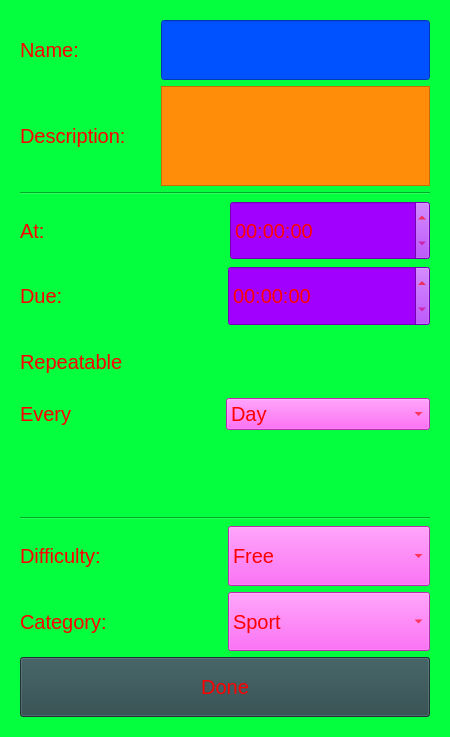
<?xml version="1.0" encoding="UTF-8"?>
<ui version="4.0">
 <class>add_task_popup</class>
 <widget class="QWidget" name="add_task_popup">
  <property name="geometry">
   <rect>
    <x>0</x>
    <y>0</y>
    <width>450</width>
    <height>737</height>
   </rect>
  </property>
  <property name="sizePolicy">
   <sizepolicy hsizetype="Fixed" vsizetype="Preferred">
    <horstretch>0</horstretch>
    <verstretch>0</verstretch>
   </sizepolicy>
  </property>
  <property name="minimumSize">
   <size>
    <width>450</width>
    <height>0</height>
   </size>
  </property>
  <property name="maximumSize">
   <size>
    <width>450</width>
    <height>16000</height>
   </size>
  </property>
  <property name="windowTitle">
   <string>Form</string>
  </property>
  <property name="styleSheet">
   <string notr="true">*  {
background-color: rgb(3, 255, 62);;
color: rgb(255, 0, 0);
}

QLineEdit {
	background-color: rgb(0, 81, 255);
}

QTextEdit {
	background-color: rgb(255, 141, 10);
}

QComboBox {
	background-color: rgb(255, 64, 245);
}

QTimeEdit{
	background-color: rgb(161, 0, 255);
}

QPushButton{
	background-color: rgb(42, 71, 74);
}
</string>
  </property>
  <layout class="QVBoxLayout" name="verticalLayout_2" stretch="1,1,0,1,1,1,1,0,1,1,1">
   <property name="leftMargin">
    <number>20</number>
   </property>
   <property name="topMargin">
    <number>20</number>
   </property>
   <property name="rightMargin">
    <number>20</number>
   </property>
   <property name="bottomMargin">
    <number>20</number>
   </property>
   <item>
    <layout class="QHBoxLayout" name="name_layout" stretch="1,2">
     <item>
      <widget class="QLabel" name="name_label">
       <property name="sizePolicy">
        <sizepolicy hsizetype="Preferred" vsizetype="Minimum">
         <horstretch>0</horstretch>
         <verstretch>0</verstretch>
        </sizepolicy>
       </property>
       <property name="font">
        <font>
         <pointsize>15</pointsize>
        </font>
       </property>
       <property name="text">
        <string>Name: </string>
       </property>
      </widget>
     </item>
     <item>
      <widget class="QLineEdit" name="name_edit">
       <property name="sizePolicy">
        <sizepolicy hsizetype="Expanding" vsizetype="Minimum">
         <horstretch>0</horstretch>
         <verstretch>0</verstretch>
        </sizepolicy>
       </property>
       <property name="font">
        <font>
         <pointsize>15</pointsize>
        </font>
       </property>
       <property name="styleSheet">
        <string notr="true"/>
       </property>
      </widget>
     </item>
    </layout>
   </item>
   <item>
    <layout class="QHBoxLayout" name="description_layout" stretch="1,2">
     <item>
      <widget class="QLabel" name="description_label">
       <property name="sizePolicy">
        <sizepolicy hsizetype="Preferred" vsizetype="Minimum">
         <horstretch>0</horstretch>
         <verstretch>0</verstretch>
        </sizepolicy>
       </property>
       <property name="font">
        <font>
         <pointsize>15</pointsize>
        </font>
       </property>
       <property name="text">
        <string>Description: </string>
       </property>
      </widget>
     </item>
     <item>
      <widget class="QTextEdit" name="description_edit">
       <property name="sizePolicy">
        <sizepolicy hsizetype="Preferred" vsizetype="Minimum">
         <horstretch>0</horstretch>
         <verstretch>0</verstretch>
        </sizepolicy>
       </property>
       <property name="maximumSize">
        <size>
         <width>16777215</width>
         <height>100</height>
        </size>
       </property>
       <property name="font">
        <font>
         <pointsize>15</pointsize>
        </font>
       </property>
       <property name="styleSheet">
        <string notr="true"/>
       </property>
      </widget>
     </item>
    </layout>
   </item>
   <item>
    <widget class="Line" name="line">
     <property name="orientation">
      <enum>Qt::Orientation::Horizontal</enum>
     </property>
    </widget>
   </item>
   <item>
    <layout class="QHBoxLayout" name="at_layout" stretch="1,1">
     <item>
      <widget class="QLabel" name="at_layout_2">
       <property name="sizePolicy">
        <sizepolicy hsizetype="Preferred" vsizetype="Minimum">
         <horstretch>0</horstretch>
         <verstretch>0</verstretch>
        </sizepolicy>
       </property>
       <property name="font">
        <font>
         <pointsize>15</pointsize>
        </font>
       </property>
       <property name="text">
        <string>At: </string>
       </property>
      </widget>
     </item>
     <item>
      <widget class="QTimeEdit" name="at_timeedit">
       <property name="sizePolicy">
        <sizepolicy hsizetype="Minimum" vsizetype="Minimum">
         <horstretch>0</horstretch>
         <verstretch>0</verstretch>
        </sizepolicy>
       </property>
       <property name="maximumSize">
        <size>
         <width>200</width>
         <height>16777215</height>
        </size>
       </property>
       <property name="font">
        <font>
         <pointsize>15</pointsize>
        </font>
       </property>
       <property name="styleSheet">
        <string notr="true"/>
       </property>
      </widget>
     </item>
    </layout>
   </item>
   <item>
    <layout class="QHBoxLayout" name="due_layout" stretch="1,1">
     <item>
      <widget class="QLabel" name="due_label">
       <property name="sizePolicy">
        <sizepolicy hsizetype="Preferred" vsizetype="Minimum">
         <horstretch>0</horstretch>
         <verstretch>0</verstretch>
        </sizepolicy>
       </property>
       <property name="font">
        <font>
         <pointsize>15</pointsize>
        </font>
       </property>
       <property name="text">
        <string>Due: </string>
       </property>
      </widget>
     </item>
     <item>
      <widget class="QTimeEdit" name="due_timeedit">
       <property name="sizePolicy">
        <sizepolicy hsizetype="Minimum" vsizetype="Minimum">
         <horstretch>0</horstretch>
         <verstretch>0</verstretch>
        </sizepolicy>
       </property>
       <property name="font">
        <font>
         <pointsize>15</pointsize>
        </font>
       </property>
       <property name="styleSheet">
        <string notr="true"/>
       </property>
      </widget>
     </item>
    </layout>
   </item>
   <item>
    <layout class="QHBoxLayout" name="repeatable_layout" stretch="1,1">
     <item>
      <widget class="QLabel" name="repeatable_label">
       <property name="sizePolicy">
        <sizepolicy hsizetype="Preferred" vsizetype="Minimum">
         <horstretch>0</horstretch>
         <verstretch>0</verstretch>
        </sizepolicy>
       </property>
       <property name="font">
        <font>
         <pointsize>15</pointsize>
        </font>
       </property>
       <property name="text">
        <string>Repeatable</string>
       </property>
      </widget>
     </item>
     <item>
      <widget class="QWidget" name="rep_switch" native="true">
       <property name="sizePolicy">
        <sizepolicy hsizetype="Preferred" vsizetype="Minimum">
         <horstretch>0</horstretch>
         <verstretch>0</verstretch>
        </sizepolicy>
       </property>
       <property name="font">
        <font>
         <pointsize>15</pointsize>
        </font>
       </property>
      </widget>
     </item>
    </layout>
   </item>
   <item>
    <widget class="QWidget" name="repeatable_widget" native="true">
     <property name="enabled">
      <bool>true</bool>
     </property>
     <property name="sizePolicy">
      <sizepolicy hsizetype="Preferred" vsizetype="Minimum">
       <horstretch>0</horstretch>
       <verstretch>0</verstretch>
      </sizepolicy>
     </property>
     <property name="font">
      <font>
       <pointsize>15</pointsize>
      </font>
     </property>
     <layout class="QVBoxLayout" name="verticalLayout" stretch="1,1">
      <property name="leftMargin">
       <number>0</number>
      </property>
      <property name="topMargin">
       <number>0</number>
      </property>
      <property name="rightMargin">
       <number>0</number>
      </property>
      <property name="bottomMargin">
       <number>0</number>
      </property>
      <item>
       <layout class="QHBoxLayout" name="evety_layout" stretch="1,1">
        <item>
         <widget class="QLabel" name="every_label">
          <property name="sizePolicy">
           <sizepolicy hsizetype="Preferred" vsizetype="Minimum">
            <horstretch>0</horstretch>
            <verstretch>0</verstretch>
           </sizepolicy>
          </property>
          <property name="maximumSize">
           <size>
            <width>200</width>
            <height>16777215</height>
           </size>
          </property>
          <property name="font">
           <font>
            <pointsize>15</pointsize>
           </font>
          </property>
          <property name="text">
           <string>Every </string>
          </property>
         </widget>
        </item>
        <item>
         <widget class="QComboBox" name="every_box">
          <property name="sizePolicy">
           <sizepolicy hsizetype="Preferred" vsizetype="Minimum">
            <horstretch>0</horstretch>
            <verstretch>0</verstretch>
           </sizepolicy>
          </property>
          <property name="maximumSize">
           <size>
            <width>16777215</width>
            <height>16777215</height>
           </size>
          </property>
          <property name="font">
           <font>
            <pointsize>15</pointsize>
           </font>
          </property>
          <property name="styleSheet">
           <string notr="true"/>
          </property>
          <item>
           <property name="text">
            <string>Day</string>
           </property>
          </item>
          <item>
           <property name="text">
            <string>Few Days</string>
           </property>
          </item>
          <item>
           <property name="text">
            <string>Week</string>
           </property>
          </item>
          <item>
           <property name="text">
            <string>Mounth</string>
           </property>
          </item>
          <item>
           <property name="text">
            <string>Year</string>
           </property>
          </item>
         </widget>
        </item>
       </layout>
      </item>
      <item>
       <widget class="QStackedWidget" name="every_stack">
        <property name="sizePolicy">
         <sizepolicy hsizetype="Preferred" vsizetype="Minimum">
          <horstretch>0</horstretch>
          <verstretch>0</verstretch>
         </sizepolicy>
        </property>
        <property name="minimumSize">
         <size>
          <width>0</width>
          <height>75</height>
         </size>
        </property>
        <property name="maximumSize">
         <size>
          <width>16777215</width>
          <height>16777215</height>
         </size>
        </property>
        <property name="font">
         <font>
          <pointsize>15</pointsize>
         </font>
        </property>
        <property name="styleSheet">
         <string notr="true">QPushButton{
background-color: rgba(255, 255, 255, 0);
border: 2px solid white;
border-radius: 25px;
}</string>
        </property>
        <property name="currentIndex">
         <number>0</number>
        </property>
        <widget class="QWidget" name="day">
         <property name="minimumSize">
          <size>
           <width>1</width>
           <height>0</height>
          </size>
         </property>
         <property name="maximumSize">
          <size>
           <width>16777215</width>
           <height>1</height>
          </size>
         </property>
         <layout class="QHBoxLayout" name="horizontalLayout_3"/>
        </widget>
        <widget class="QWidget" name="few_days">
         <layout class="QHBoxLayout" name="horizontalLayout_2">
          <item>
           <widget class="QLabel" name="few_days_label">
            <property name="sizePolicy">
             <sizepolicy hsizetype="Preferred" vsizetype="Minimum">
              <horstretch>0</horstretch>
              <verstretch>0</verstretch>
             </sizepolicy>
            </property>
            <property name="font">
             <font>
              <pointsize>15</pointsize>
             </font>
            </property>
            <property name="text">
             <string>How many days? </string>
            </property>
           </widget>
          </item>
          <item>
           <widget class="QLineEdit" name="few_days_edit">
            <property name="sizePolicy">
             <sizepolicy hsizetype="Expanding" vsizetype="Minimum">
              <horstretch>0</horstretch>
              <verstretch>0</verstretch>
             </sizepolicy>
            </property>
            <property name="font">
             <font>
              <pointsize>15</pointsize>
             </font>
            </property>
            <property name="styleSheet">
             <string notr="true"/>
            </property>
           </widget>
          </item>
         </layout>
        </widget>
        <widget class="QWidget" name="week">
         <layout class="QHBoxLayout" name="horizontalLayout_5">
          <item>
           <widget class="QPushButton" name="mon">
            <property name="sizePolicy">
             <sizepolicy hsizetype="Preferred" vsizetype="Fixed">
              <horstretch>0</horstretch>
              <verstretch>0</verstretch>
             </sizepolicy>
            </property>
            <property name="maximumSize">
             <size>
              <width>50</width>
              <height>50</height>
             </size>
            </property>
            <property name="font">
             <font>
              <pointsize>15</pointsize>
             </font>
            </property>
            <property name="text">
             <string>Mon</string>
            </property>
           </widget>
          </item>
          <item>
           <widget class="QPushButton" name="tue">
            <property name="sizePolicy">
             <sizepolicy hsizetype="Preferred" vsizetype="Fixed">
              <horstretch>0</horstretch>
              <verstretch>0</verstretch>
             </sizepolicy>
            </property>
            <property name="maximumSize">
             <size>
              <width>50</width>
              <height>50</height>
             </size>
            </property>
            <property name="font">
             <font>
              <pointsize>15</pointsize>
             </font>
            </property>
            <property name="text">
             <string>Tue</string>
            </property>
           </widget>
          </item>
          <item>
           <widget class="QPushButton" name="wed">
            <property name="sizePolicy">
             <sizepolicy hsizetype="Preferred" vsizetype="Fixed">
              <horstretch>0</horstretch>
              <verstretch>0</verstretch>
             </sizepolicy>
            </property>
            <property name="maximumSize">
             <size>
              <width>50</width>
              <height>50</height>
             </size>
            </property>
            <property name="font">
             <font>
              <pointsize>15</pointsize>
             </font>
            </property>
            <property name="text">
             <string>Wed</string>
            </property>
           </widget>
          </item>
          <item>
           <widget class="QPushButton" name="thu">
            <property name="sizePolicy">
             <sizepolicy hsizetype="Preferred" vsizetype="Fixed">
              <horstretch>0</horstretch>
              <verstretch>0</verstretch>
             </sizepolicy>
            </property>
            <property name="maximumSize">
             <size>
              <width>50</width>
              <height>50</height>
             </size>
            </property>
            <property name="font">
             <font>
              <pointsize>15</pointsize>
             </font>
            </property>
            <property name="text">
             <string>Thu</string>
            </property>
           </widget>
          </item>
          <item>
           <widget class="QPushButton" name="fri">
            <property name="sizePolicy">
             <sizepolicy hsizetype="Preferred" vsizetype="Fixed">
              <horstretch>0</horstretch>
              <verstretch>0</verstretch>
             </sizepolicy>
            </property>
            <property name="maximumSize">
             <size>
              <width>50</width>
              <height>50</height>
             </size>
            </property>
            <property name="font">
             <font>
              <pointsize>15</pointsize>
             </font>
            </property>
            <property name="text">
             <string>Fri</string>
            </property>
           </widget>
          </item>
          <item>
           <widget class="QPushButton" name="sat">
            <property name="sizePolicy">
             <sizepolicy hsizetype="Preferred" vsizetype="Fixed">
              <horstretch>0</horstretch>
              <verstretch>0</verstretch>
             </sizepolicy>
            </property>
            <property name="maximumSize">
             <size>
              <width>50</width>
              <height>50</height>
             </size>
            </property>
            <property name="font">
             <font>
              <pointsize>15</pointsize>
             </font>
            </property>
            <property name="text">
             <string>Sat</string>
            </property>
           </widget>
          </item>
          <item>
           <widget class="QPushButton" name="sun">
            <property name="sizePolicy">
             <sizepolicy hsizetype="Preferred" vsizetype="Fixed">
              <horstretch>1</horstretch>
              <verstretch>0</verstretch>
             </sizepolicy>
            </property>
            <property name="maximumSize">
             <size>
              <width>50</width>
              <height>50</height>
             </size>
            </property>
            <property name="font">
             <font>
              <pointsize>15</pointsize>
             </font>
            </property>
            <property name="styleSheet">
             <string notr="true">background-color: rgba(255, 255, 255, 0);
border: 2px solid white;
border-radius: 25px;</string>
            </property>
            <property name="text">
             <string>Sin</string>
            </property>
           </widget>
          </item>
         </layout>
        </widget>
        <widget class="QWidget" name="mounth">
         <layout class="QHBoxLayout" name="horizontalLayout_4" stretch="1,1">
          <item>
           <widget class="QLabel" name="label">
            <property name="font">
             <font>
              <pointsize>15</pointsize>
             </font>
            </property>
            <property name="text">
             <string>On day: </string>
            </property>
           </widget>
          </item>
          <item>
           <widget class="QLineEdit" name="day_edit_2">
            <property name="sizePolicy">
             <sizepolicy hsizetype="Expanding" vsizetype="Preferred">
              <horstretch>0</horstretch>
              <verstretch>0</verstretch>
             </sizepolicy>
            </property>
            <property name="styleSheet">
             <string notr="true"/>
            </property>
           </widget>
          </item>
         </layout>
        </widget>
        <widget class="QWidget" name="year">
         <layout class="QHBoxLayout" name="horizontalLayout_6">
          <item>
           <widget class="QLineEdit" name="day_edit">
            <property name="sizePolicy">
             <sizepolicy hsizetype="Expanding" vsizetype="Preferred">
              <horstretch>0</horstretch>
              <verstretch>0</verstretch>
             </sizepolicy>
            </property>
            <property name="maximumSize">
             <size>
              <width>200</width>
              <height>16777215</height>
             </size>
            </property>
            <property name="font">
             <font>
              <pointsize>20</pointsize>
             </font>
            </property>
            <property name="styleSheet">
             <string notr="true"/>
            </property>
           </widget>
          </item>
          <item>
           <widget class="QComboBox" name="mounth_edit">
            <property name="sizePolicy">
             <sizepolicy hsizetype="Preferred" vsizetype="Preferred">
              <horstretch>0</horstretch>
              <verstretch>0</verstretch>
             </sizepolicy>
            </property>
            <property name="maximumSize">
             <size>
              <width>200</width>
              <height>16777215</height>
             </size>
            </property>
            <property name="font">
             <font>
              <pointsize>20</pointsize>
             </font>
            </property>
            <property name="styleSheet">
             <string notr="true"/>
            </property>
            <item>
             <property name="text">
              <string>January</string>
             </property>
            </item>
            <item>
             <property name="text">
              <string>February</string>
             </property>
            </item>
            <item>
             <property name="text">
              <string>March</string>
             </property>
            </item>
            <item>
             <property name="text">
              <string>April</string>
             </property>
            </item>
            <item>
             <property name="text">
              <string>May</string>
             </property>
            </item>
            <item>
             <property name="text">
              <string>June</string>
             </property>
            </item>
            <item>
             <property name="text">
              <string>July</string>
             </property>
            </item>
            <item>
             <property name="text">
              <string>August</string>
             </property>
            </item>
            <item>
             <property name="text">
              <string>September</string>
             </property>
            </item>
            <item>
             <property name="text">
              <string>October</string>
             </property>
            </item>
            <item>
             <property name="text">
              <string>November</string>
             </property>
            </item>
            <item>
             <property name="text">
              <string>December</string>
             </property>
            </item>
           </widget>
          </item>
         </layout>
        </widget>
       </widget>
      </item>
     </layout>
    </widget>
   </item>
   <item>
    <widget class="Line" name="line_2">
     <property name="orientation">
      <enum>Qt::Orientation::Horizontal</enum>
     </property>
    </widget>
   </item>
   <item>
    <layout class="QHBoxLayout" name="diff_layout">
     <item>
      <widget class="QLabel" name="diff_label">
       <property name="sizePolicy">
        <sizepolicy hsizetype="Preferred" vsizetype="Minimum">
         <horstretch>0</horstretch>
         <verstretch>0</verstretch>
        </sizepolicy>
       </property>
       <property name="font">
        <font>
         <pointsize>15</pointsize>
        </font>
       </property>
       <property name="text">
        <string>Difficulty: </string>
       </property>
      </widget>
     </item>
     <item>
      <widget class="QComboBox" name="diff_box">
       <property name="sizePolicy">
        <sizepolicy hsizetype="Preferred" vsizetype="Minimum">
         <horstretch>0</horstretch>
         <verstretch>0</verstretch>
        </sizepolicy>
       </property>
       <property name="font">
        <font>
         <pointsize>15</pointsize>
        </font>
       </property>
       <property name="styleSheet">
        <string notr="true"/>
       </property>
       <item>
        <property name="text">
         <string>Free</string>
        </property>
       </item>
       <item>
        <property name="text">
         <string>Easy</string>
        </property>
       </item>
       <item>
        <property name="text">
         <string>Medium</string>
        </property>
       </item>
       <item>
        <property name="text">
         <string>Hard</string>
        </property>
       </item>
      </widget>
     </item>
    </layout>
   </item>
   <item>
    <layout class="QHBoxLayout" name="horizontalLayout">
     <item>
      <widget class="QLabel" name="categ_label">
       <property name="sizePolicy">
        <sizepolicy hsizetype="Preferred" vsizetype="Minimum">
         <horstretch>0</horstretch>
         <verstretch>0</verstretch>
        </sizepolicy>
       </property>
       <property name="font">
        <font>
         <pointsize>15</pointsize>
        </font>
       </property>
       <property name="text">
        <string>Category: </string>
       </property>
      </widget>
     </item>
     <item>
      <widget class="QComboBox" name="difficulty_combobox">
       <property name="sizePolicy">
        <sizepolicy hsizetype="Preferred" vsizetype="Minimum">
         <horstretch>0</horstretch>
         <verstretch>0</verstretch>
        </sizepolicy>
       </property>
       <property name="font">
        <font>
         <pointsize>15</pointsize>
        </font>
       </property>
       <property name="styleSheet">
        <string notr="true"/>
       </property>
       <item>
        <property name="text">
         <string>Sport</string>
        </property>
       </item>
       <item>
        <property name="text">
         <string>Education</string>
        </property>
       </item>
       <item>
        <property name="text">
         <string>Social</string>
        </property>
       </item>
       <item>
        <property name="text">
         <string>Chores</string>
        </property>
       </item>
       <item>
        <property name="text">
         <string>Meal</string>
        </property>
       </item>
       <item>
        <property name="text">
         <string>Higyene</string>
        </property>
       </item>
       <item>
        <property name="text">
         <string>Job</string>
        </property>
       </item>
       <item>
        <property name="text">
         <string>Mental</string>
        </property>
       </item>
       <item>
        <property name="text">
         <string>Rest</string>
        </property>
       </item>
       <item>
        <property name="text">
         <string>Other</string>
        </property>
       </item>
      </widget>
     </item>
    </layout>
   </item>
   <item>
    <widget class="QPushButton" name="submit_button">
     <property name="sizePolicy">
      <sizepolicy hsizetype="Minimum" vsizetype="Minimum">
       <horstretch>0</horstretch>
       <verstretch>0</verstretch>
      </sizepolicy>
     </property>
     <property name="font">
      <font>
       <pointsize>15</pointsize>
      </font>
     </property>
     <property name="styleSheet">
      <string notr="true"/>
     </property>
     <property name="text">
      <string>Done</string>
     </property>
    </widget>
   </item>
  </layout>
 </widget>
 <resources/>
 <connections/>
</ui>
